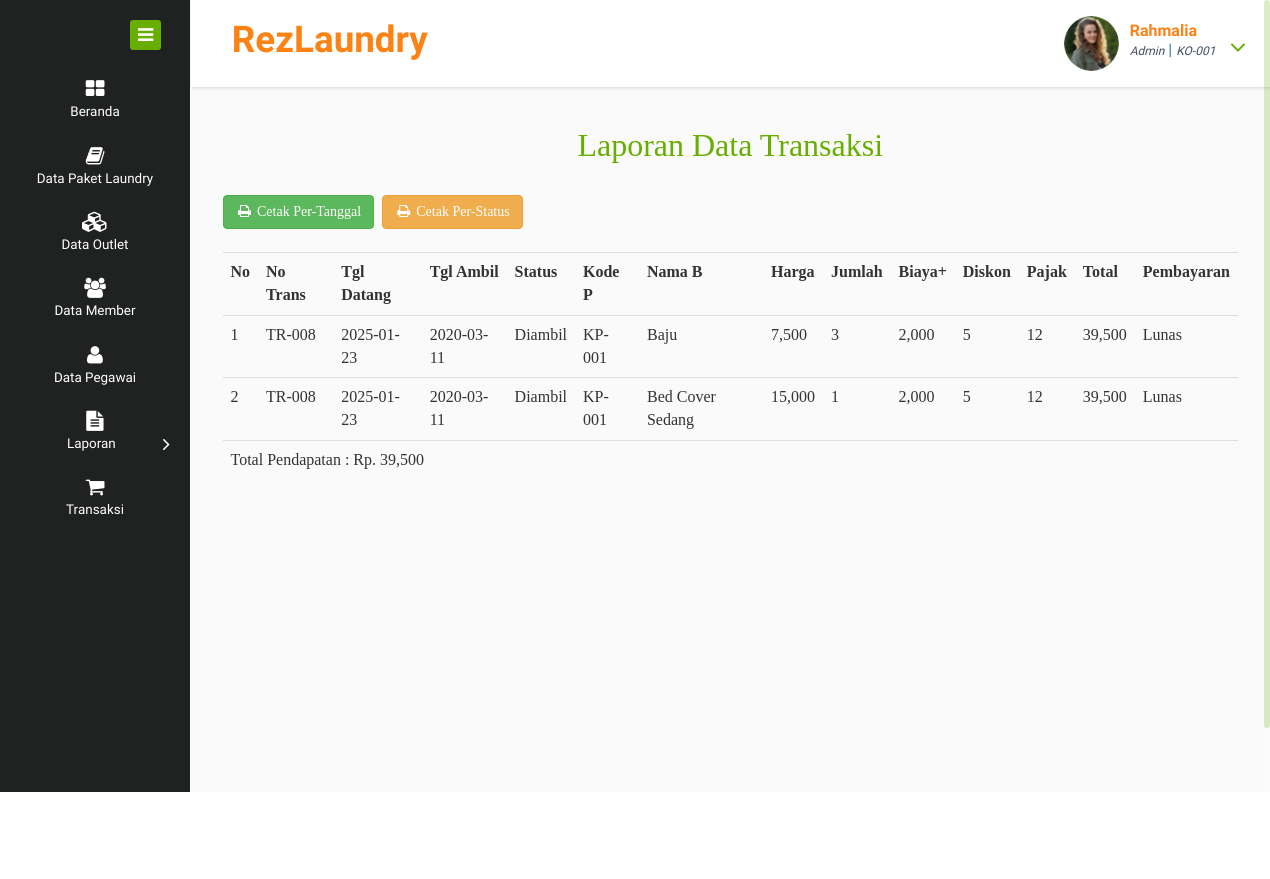
Screenshot of /lappenj.php (signed in) with the database file from the repository.
### tables this page shows
CREATE TABLE `pegawai` (
  `Kode_p` varchar(10) NOT NULL,
  `Kode_outlet` varchar(10) NOT NULL,
  `Nama_p` varchar(30) NOT NULL,
  `Username` varchar(20) NOT NULL,
  `Password` varchar(200) NOT NULL,
  `JK` enum('Laki-Laki','Perempuan') NOT NULL,
  `Alamat` varchar(50) NOT NULL,
  `No_tlp` varchar(13) NOT NULL,
  `Jabatan` varchar(15) NOT NULL,
  `Status` varchar(15) NOT NULL,
  `Foto` longblob NOT NULL
);

CREATE TABLE `transaksi` (
  `No_trans` varchar(10) NOT NULL,
  `Kode_p` varchar(10) NOT NULL,
  `Kode_outlet` varchar(10) NOT NULL,
  `Nama_pel` varchar(30) NOT NULL,
  `Tgl_dtg` date NOT NULL,
  `Batas_waktu` varchar(10) NOT NULL,
  `Tgl_ambil` date NOT NULL,
  `Biaya_tambahan` int(11) NOT NULL,
  `Diskon` int(11) NOT NULL,
  `Pajak` int(11) NOT NULL,
  `Total` int(11) NOT NULL,
  `Status_p` enum('Baru','Proses','Selesai','Diambil') NOT NULL,
  `Pembayaran` enum('Lunas','Belum lunas') NOT NULL
);

CREATE TABLE `paket` (
  `Kode_paket` varchar(10) NOT NULL,
  `Kode_outlet` varchar(10) NOT NULL,
  `Jenis` enum('Kiloan','Satuan','Selimut','Bad Cover','Lain-Lain') NOT NULL,
  `Nama_paket` varchar(20) NOT NULL,
  `Harga` int(11) NOT NULL
);

CREATE TABLE `detail` (
  `No_trans` varchar(10) NOT NULL,
  `Kode_paket` varchar(10) NOT NULL,
  `Tgl_dtg` date NOT NULL,
  `Nama_pel` varchar(30) NOT NULL,
  `Jenis` enum('Kiloan','Satuan','Selimut','Bad Cover','Lain-lain') NOT NULL,
  `Nama_paket` varchar(50) NOT NULL,
  `Status_p` enum('Baru','Proses','Selesai') NOT NULL,
  `Harga` int(11) NOT NULL,
  `Jumlah` int(11) NOT NULL,
  `Subtotal` int(11) NOT NULL,
  `Pembayaran` enum('Lunas','Belum lunas') NOT NULL
);

### lappenj.php (the view, shortened to what this page needs)
<!DOCTYPE HTML>
<html>
<head>
<link href="css/bootstrap.css" rel="stylesheet" type="text/css" media="all">
<link href="css/style.css" rel="stylesheet" type="text/css" media="all"/>
<link href="css/font-awesome.css" rel="stylesheet">
</head>
<body>
<div class="page-container">
   <div class="left-content">
	   <div class="mother-grid-inner">
				<div class="header-main">
					<div class="header-left">
							<div class="logo-name">
									 <a href="index.html"> <h1>RezLaundry</h1></a>
							</div>
							<div class="clearfix"> </div>
						 </div>
						 <div class="header-right">
							<?php
                    include 'koneksi.php';
                    $user = $_SESSION['Username'];
                    $query = mysqli_query($koneksi, "SELECT Foto FROM pegawai WHERE Username='$user'");
                    while ($data = mysqli_fetch_array($query)) {
                    ?>
							<div class="profile_details">
								<ul>
									<li class="dropdown profile_details_drop">
										<a href="#" class="dropdown-toggle" data-toggle="dropdown" aria-expanded="false">
											<div class="profile_img">
												<span class="prfil-img"><?php echo "<img src='images/$data[Foto]' width='55' height='55' class='img-circle'/> ";?> </span>
												<div class="user-name">
													<p><?php echo $_SESSION['Username']; ?></p>
                        							<span><?php echo $_SESSION['Jabatan']; ?></span> |
            <?php
            include 'koneksi.php';
            $user = $_SESSION['Username'];
            $query=mysqli_query($koneksi,"SELECT Kode_outlet FROM pegawai WHERE Username='$user'");
            while ($d = mysqli_fetch_array($query)) {
            	?>
            	<tr>
            		<span><?php echo $d['Kode_outlet'];?></span>
            	</tr>
            	<?php } ?>
												</div>
												<i class="fa fa-angle-down lnr"></i>
												<div class="clearfix"></div>
											</div>
										</a>
										<?php } ?>
									</li>
								</ul>
							</div>
							<div class="clearfix"> </div>
						</div>
				     <div class="clearfix"> </div>
				</div>
<div class="inner-block">
    <div class="blank">
    	<center><h2><font face="Cambria Math">Laporan Data Transaksi</font></h2></center>
 <font face="Cambria Math">
  <div class="row">
    <div class="col-md-2">
  <form action="cetakpenj2.php">
        <a data-toggle="modal" data-target="#smallModal1">
        <button class="btn btn-success"><i class="fa fa-print fa-fw"></i> Cetak Per-Tanggal</button>
        </a>
        </form></div>
  <form action="cetakpenj.php">
        <a data-toggle="modal" data-target="#smallModal">
        <button class="btn btn-warning"><i class="fa fa-print fa-fw"></i> Cetak Per-Status</button>
        </a>
        </form></div>
        <br>
 <table class="table table-head">
                  <tr>
                      <th>No</th>
                      <th>No Trans</th>
                      <th>Tgl Datang</th>
                      <th>Tgl Ambil</th>
                      <th>Status</th>
                      <th>Kode P</th>
                      <th>Nama B</th>
                      <th>Harga</th>
                      <th>Jumlah</th>
                      <th>Biaya+</th>
                      <th>Diskon</th>
                      <th>Pajak</th>
                      <th>Total</th>
                      <th>Pembayaran</th>
                  </tr>
                  <?php
    include 'koneksi.php';
    $tgl= date("Y-m-d");
    $data = mysqli_query($koneksi,"SELECT transaksi.No_trans, transaksi.Tgl_dtg, transaksi.Tgl_ambil, transaksi.Kode_p, paket.Nama_paket, paket.Harga, detail.Jumlah, transaksi.Status_p, transaksi.Biaya_tambahan, transaksi.Diskon, transaksi.Pajak, transaksi.Pembayaran, transaksi.Total FROM `transaksi` INNER JOIN pegawai ON transaksi.Kode_p = pegawai.Kode_p INNER JOIN detail ON transaksi.No_trans = detail.No_trans INNER JOIN paket ON detail.Kode_paket = paket.Kode_paket WHERE transaksi.Tgl_dtg='$tgl'");
    $nomer=1;
    while($d = mysqli_fetch_array($data)){
      ?>
      <tr>
        <td><?php echo $nomer++; ?></td>
        <td><?php echo $d['No_trans']; ?></td>
        <td><?php echo $d['Tgl_dtg']; ?></td>
        <td><?php echo $d['Tgl_ambil']; ?></td>
        <td><?php echo $d['Status_p']; ?></td>
        <td><?php echo $d['Kode_p']; ?></td>
        <td><?php echo $d['Nama_paket']; ?></td>
        <td><?php echo number_format($d['Harga']); ?></td>
        <td><?php echo $d['Jumlah']; ?></td>
        <td><?php echo number_format($d['Biaya_tambahan']); ?></td>
        <td><?php echo $d['Diskon']; ?></td>
        <td><?php echo $d['Pajak']; ?></td>
        <td><?php echo number_format($d['Total']); ?></td>
        <td><?php echo $d['Pembayaran']; ?></td>
      </tr>
       <?php
     }
     ?>
     <?php
    include 'koneksi.php';
    $tgl = date('Y-m-d');
    $query = mysqli_query($koneksi, "SELECT SUM(Total) as Pendapatan FROM transaksi WHERE transaksi.Tgl_dtg='$tgl'");
    while($q = mysqli_fetch_array($query)){
    ?>
    <tr><td colspan="14">Total Pendapatan : Rp. <?php echo number_format($q['Pendapatan']); ?></td></tr>
    <?php
}
?>
      </table>
        </font>
    </div>
</div>
</div>
</div>
    <div class="sidebar-menu">
		  	<div class="logo"> <a href="#" class="sidebar-icon"> <span class="fa fa-bars"></span> </a>  </div>
		    <div class="menu">
		      <ul id="menu" >
		        <li id="menu-home" ><a href="index.php"><i class="fa fa-th-large"></i><span>Beranda</span></a>
		        </li>
		        <li id="menu-comunicacao" ><a href="dtpaket.php"><i class="fa fa-book nav_icon"></i><span>Data Paket Laundry</span></a>
		        </li>
		        <li><a href="dtoutlet.php"><i class="fa fa-cubes"></i><span>Data Outlet</span></a></li>
		        <li><a href="member.php"><i class="fa fa-group"></i><span>Data Member</span></a></li>
		        <li><a href="pegawai.php"><i class="fa fa-user"></i><span>Data Pegawai</span></a></li>
		        <li id="menu-academico" ><a href="#"><i class="fa fa-file-text"></i><span>Laporan</span><span class="fa fa-angle-right" style="float: right"></span></a>
		        </li>
		        <li><a href="transaksidtg.php"><i class="fa fa-shopping-cart"></i><span>Transaksi</span></a>
		        </li>
		      </ul>
		    </div>
	 </div>
</div>
</body>
</html>

### rows the page displays
pegawai: Foto (picture), Kode_outlet "KO-001"
transaksi: No_trans "TR-008", Tgl_dtg "2025-01-23", Tgl_ambil "2020-03-11", Status_p "Diambil", Kode_p "KP-001", paket.Nama_paket "Baju", paket.Harga "7,500", detail.Jumlah "3", Biaya_tambahan "2,000", Diskon "5", Pajak "12", Total "39,500", Pembayaran "Lunas", paket.Nama_paket "Bed Cover Sedang", paket.Harga "15,000", detail.Jumlah "1"

### other values shown
$q['Pendapatan'] "39,500"
